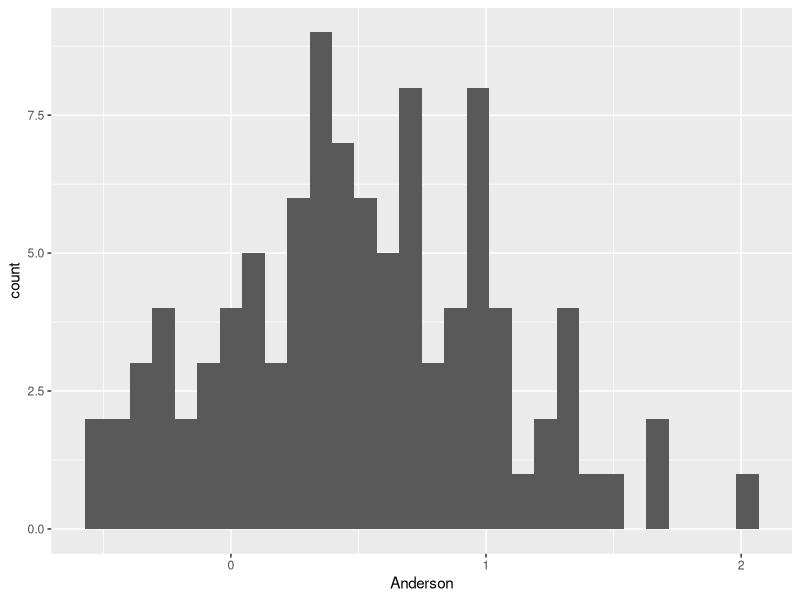

Write the R code that produced this figure.
T_Anderson <- function(SAMPLE_NUM, SAMPLE_EV, POP_EV){
  
 return (sqrt((SAMPLE_NUM - 1) / 2) * (SAMPLE_EV - POP_EV) / POP_EV)

}

AndersonHist <- function(POP_NUM, SAMPLE_NUM, mu, sd, p){

  POP <- matrix(rnorm(POP_NUM * p, mu, sd), ncol = p)
  POP_EV <- (prcomp(POP)$sdev[1]) ^ 2

  Anderson <- numeric(100)

  for(i in 1:100){
    SAMPLE <- POP[sample(1:POP_NUM, SAMPLE_NUM), ]
    SAMPLE_EV <- (prcomp(SAMPLE)$sdev[1]) ^ 2
    Anderson[i] <- T_Anderson(SAMPLE_NUM, SAMPLE_EV, POP_EV)
  }

  df <- data.frame(Anderson)

  library(ggplot2)
  g <- ggplot(data = df, aes(x = Anderson)) 
  g <- g + geom_histogram()
  plot(g)
}

AndersonHist(1000, 500, 5, 10, 5)